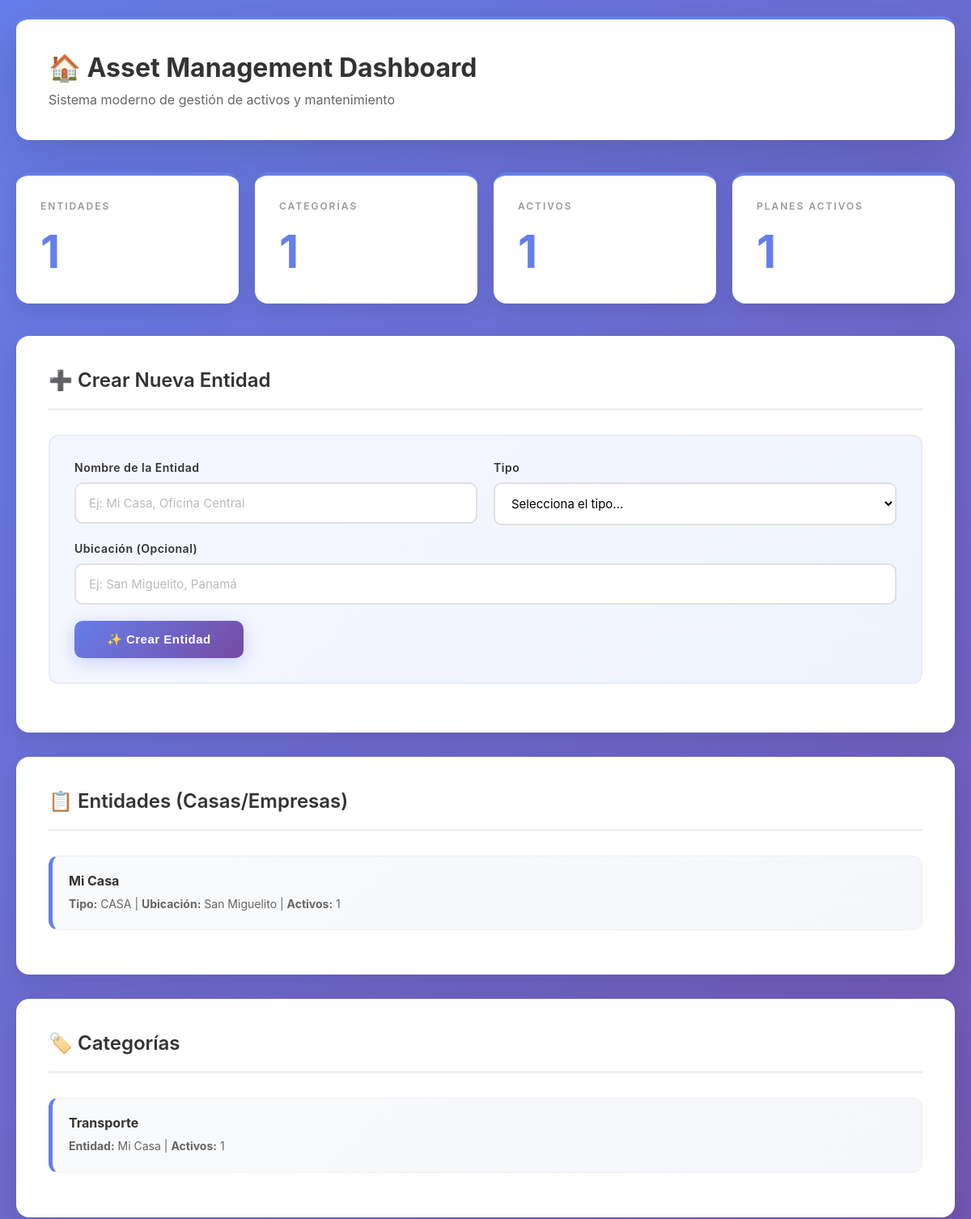
Page /dashboard (upper part) on the earlier database version.
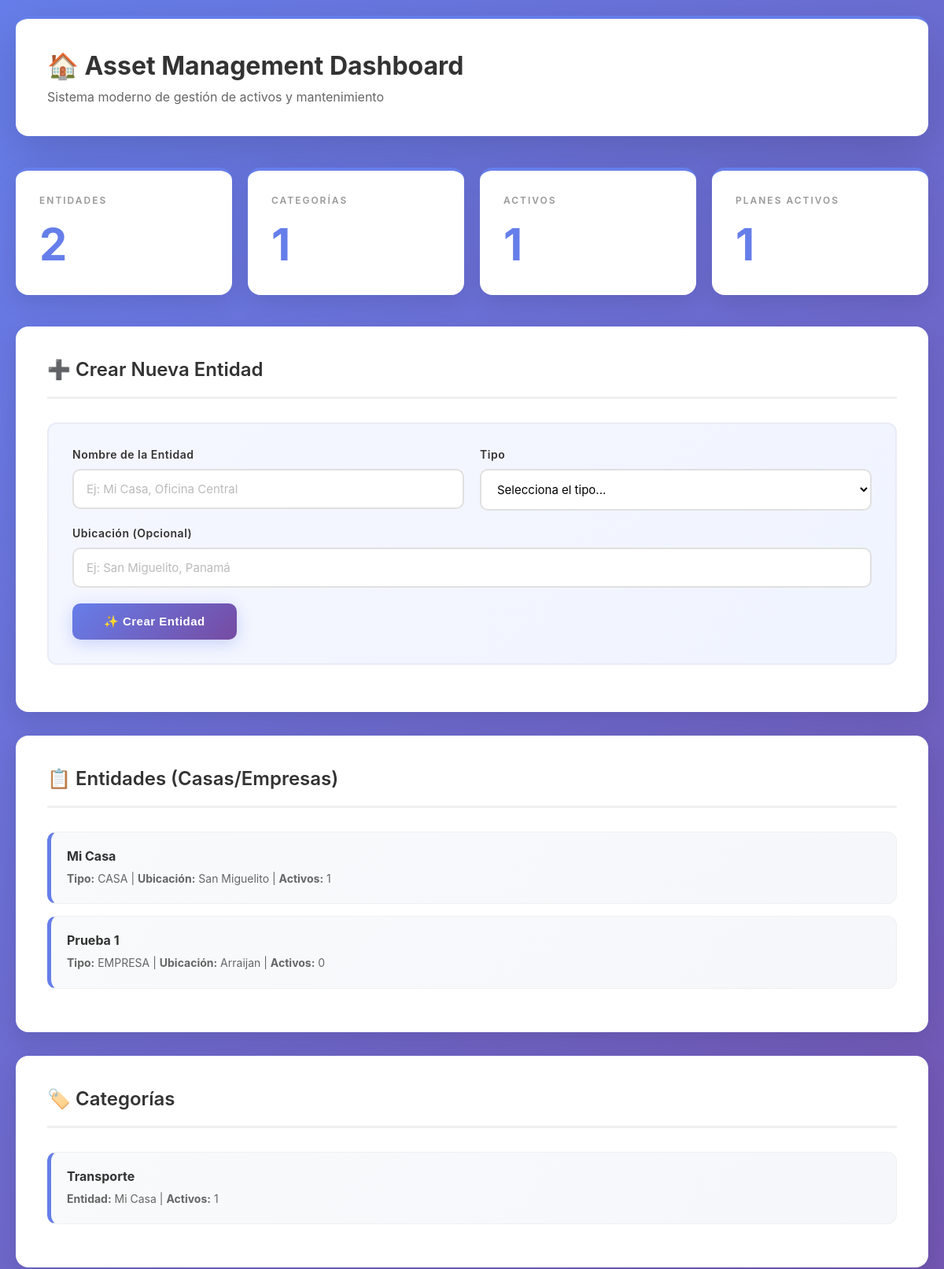
Same page on the later database version.
### app/models/entity.py (models this page shows, shortened)
class Entity(db.Model):
    __tablename__ = 'entities'
    id = db.Column(db.Integer, primary_key=True)
    name = db.Column(db.String(255), nullable=False, unique=True)
    entity_type = db.Column(db.String(50), nullable=False)
    description = db.Column(db.Text)
    location = db.Column(db.String(255))
    created_at = db.Column(db.DateTime, default=datetime.utcnow)
    updated_at = db.Column(db.DateTime, default=datetime.utcnow, onupdate=datetime.utcnow)
    categories = db.relationship('Category', backref='entity', lazy=True, cascade='all, delete-orphan')
    assets = db.relationship('Asset', backref='entity', lazy=True, cascade='all, delete-orphan')
    maintenance_plans = db.relationship('MaintenancePlan', backref='entity', lazy=True, cascade='all, delete-orphan')
    movements = db.relationship('MovementLedger', backref='entity', lazy=True, cascade='all, delete-orphan')

### app/models/category.py (models this page shows, shortened)
class Category(db.Model):
    __tablename__ = 'categories'
    id = db.Column(db.Integer, primary_key=True)
    entity_id = db.Column(db.Integer, db.ForeignKey('entities.id'), nullable=False)
    name = db.Column(db.String(255), nullable=False)
    description = db.Column(db.Text)
    created_at = db.Column(db.DateTime, default=datetime.utcnow)
    updated_at = db.Column(db.DateTime, default=datetime.utcnow, onupdate=datetime.utcnow)
    assets = db.relationship('Asset', backref='category', lazy=True, cascade='all, delete-orphan')
    maintenance_plans = db.relationship('MaintenancePlan', backref='category', lazy=True, cascade='all, delete-orphan')
    __table_args__ = (
        db.UniqueConstraint('entity_id', 'name', name='unique_entity_category_name'),
    )

### app/routes/dashboard.py (the view)
@main_bp.route('/dashboard')
def dashboard():
    entities = Entity.query.all()
    categories = Category.query.all()
    assets = Asset.query.all()
    plans = MaintenancePlan.query.filter_by(is_active=True).all()
    return render_template('dashboard.html',
        entities=entities,
        categories=categories,
        assets=assets,
        plans=plans
    )

### app/models/asset.py (called while the page is built)
    def get_total_cost(self):
        return sum(m.amount for m in self.movements if m.amount)

### app/models/maintenance_plan.py (called while the page is built, shortened)
    def get_status(self):
        if not self.next_due:
            return 'unknown'

### app/templates/dashboard.html (shortened to what this page needs)
<!DOCTYPE html>
<html lang="es">
<head>
</head>
<body>
    <div class="container">
        <div class="header">
            <h1>🏠 Asset Management Dashboard</h1>
            <p>Sistema moderno de gestión de activos y mantenimiento</p>
        </div>
        <div class="grid">
            <div class="card">
                <h2>Entidades</h2>
                <div class="number">{{ entities|length }}</div>
            </div>
            <div class="card">
                <h2>Categorías</h2>
                <div class="number">{{ categories|length }}</div>
            </div>
            <div class="card">
                <h2>Activos</h2>
                <div class="number">{{ assets|length }}</div>
            </div>
            <div class="card">
                <h2>Planes Activos</h2>
                <div class="number">{{ plans|length }}</div>
            </div>
        </div>
        <div class="section">
            <h2>➕ Crear Nueva Entidad</h2>
            <div class="form-section">
                <form method="POST" action="/form/entities">
                    <div class="form-row">
                        <div class="form-group">
                            <label>Nombre de la Entidad</label>
                            <input type="text" name="name" placeholder="Ej: Mi Casa, Oficina Central" required>
                        </div>
                        <div class="form-group">
                            <label>Tipo</label>
                            <select name="entity_type" required>
                                <option value="">Selecciona el tipo...</option>
                            </select>
                        </div>
                    </div>
                    <div class="form-group form-row-full">
                        <label>Ubicación (Opcional)</label>
                        <input type="text" name="location" placeholder="Ej: San Miguelito, Panamá">
                    </div>
                    <button type="submit">✨ Crear Entidad</button>
                </form>
            </div>
        </div>
        {% if entities %}
        <div class="section">
            <h2>📋 Entidades (Casas/Empresas)</h2>
            {% for entity in entities %}
            <div class="item">
                <div class="item-title">{{ entity.name }}</div>
                <div class="item-details">
                    <strong>Tipo:</strong> {{ entity.entity_type | upper }} |
                    <strong>Ubicación:</strong> {{ entity.location or 'No especificada' }} |
                    <strong>Activos:</strong> {{ entity.assets|length }}
                </div>
            </div>
            {% endfor %}
        </div>
        {% endif %}
        {% if categories %}
        <div class="section">
            <h2>🏷️ Categorías</h2>
            {% for category in categories %}
            <div class="item">
                <div class="item-title">{{ category.name }}</div>
                <div class="item-details">
                    <strong>Entidad:</strong> {{ category.entity.name }} |
                    <strong>Activos:</strong> {{ category.assets|length }}
                </div>
            </div>
            {% endfor %}
        </div>
        {% endif %}
    </div>
</body>
</html>

### app/templates/dashboard.html (style rules this page uses)
* { margin: 0; padding: 0; box-sizing: border-box; }
body { font-family: -apple-system, BlinkMacSystemFont, 'Segoe UI', Roboto, Oxygen, Ubuntu, Cantarell, sans-serif; background: linear-gradient(135deg, #667eea 0%, #764ba2 100%); min-height: 100vh; padding: 20px; }
.container { max-width: 1200px; margin: 0 auto; }
.header { background: white; padding: 40px; border-radius: 16px; margin-bottom: 40px; box-shadow: 0 20px 60px rgba(0,0,0,0.15); border-top: 4px solid #667eea; }
.header h1 { color: #333; margin-bottom: 10px; font-size: 32px; }
.header p { color: #666; font-size: 16px; }
.grid { display: grid; grid-template-columns: repeat(auto-fit, minmax(250px, 1fr)); gap: 20px; margin-bottom: 40px; }
.card { background: white; border-radius: 16px; padding: 30px; box-shadow: 0 10px 30px rgba(0,0,0,0.1); transition: all 0.3s cubic-bezier(0.4, 0, 0.2, 1); border-top: 4px solid #667eea; }
.card h2 { color: #999; font-size: 12px; text-transform: uppercase; letter-spacing: 2px; margin-bottom: 15px; font-weight: 600; }
.card .number { font-size: 56px; font-weight: 700; color: #667eea; }
.section { background: white; border-radius: 16px; padding: 40px; margin-bottom: 30px; box-shadow: 0 10px 30px rgba(0,0,0,0.1); }
.section h2 { color: #333; margin-bottom: 30px; padding-bottom: 20px; border-bottom: 3px solid #f0f0f0; font-size: 24px; font-weight: 600; }
.form-section { background: linear-gradient(135deg, #f5f7ff 0%, #f0f4ff 100%); padding: 30px; border-radius: 12px; margin-bottom: 20px; border: 2px solid #e9ecf8; }
.form-group { margin-bottom: 20px; }
.form-group label { display: block; margin-bottom: 10px; font-weight: 600; color: #333; font-size: 14px; letter-spacing: 0.5px; }
.form-group input, .form-group select { width: 100%; padding: 14px 16px; border: 2px solid #e0e0e0; border-radius: 10px; font-size: 15px; font-family: inherit; transition: all 0.3s ease; background: white; }
.form-group input::placeholder { color: #bbb; }
.form-row { display: grid; grid-template-columns: 1fr 1fr; gap: 20px; }
.form-row-full { grid-column: 1 / -1; }
button { background: linear-gradient(135deg, #667eea 0%, #764ba2 100%); color: white; padding: 14px 40px; border: none; border-radius: 10px; font-weight: 600; cursor: pointer; font-size: 15px; transition: all 0.3s ease; box-shadow: 0 5px 20px rgba(102, 126, 234, 0.3); letter-spacing: 0.5px; }
.item { background: linear-gradient(135deg, #f9fafb 0%, #f5f7fb 100%); padding: 20px; margin-bottom: 15px; border-radius: 12px; border-left: 5px solid #667eea; transition: all 0.3s ease; border: 1px solid #f0f0f0; border-left: 5px solid #667eea; }
.item-title { font-weight: 700; color: #333; margin-bottom: 8px; font-size: 16px; }
.item-details { font-size: 14px; color: #666; line-height: 1.6; }

Differences in the rows shown:
added Entity: name "Prueba 1", entity_type "EMPRESA", location "Arraijan", assets|length "0"
Other differences:
{{ entities|length }}: "1" → "2"
